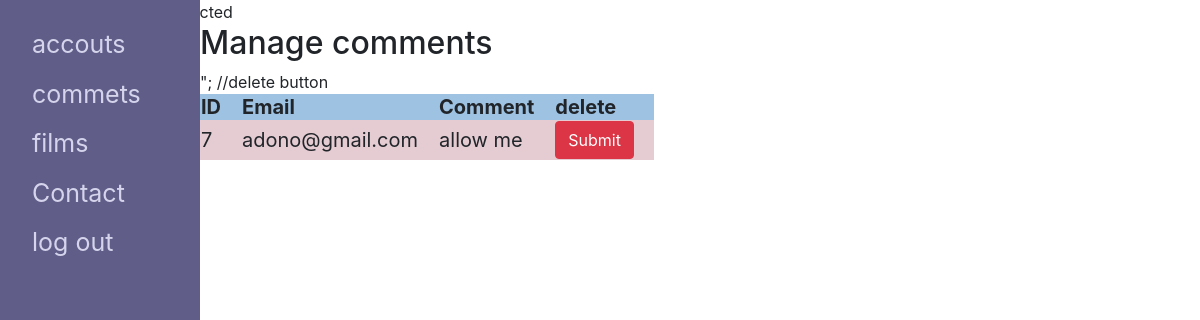
Page /admin/comments.php on the committed database.
### tables this page shows
CREATE TABLE `comments` (
  `id` int(11) NOT NULL,
  `name` varchar(255) NOT NULL,
  `email` varchar(255) NOT NULL,
  `comment` mediumtext NOT NULL,
  `allow` varchar(5) DEFAULT NULL
);

### admin/comments.php (the view, shortened to what this page needs)
 <?php
include'conn.php'
   ?>
<!DOCTYPE html>
<html>
<head>
 <link rel="stylesheet" href="https://maxcdn.bootstrapcdn.com/bootstrap/4.5.2/css/bootstrap.min.css">
 <link rel="stylesheet" href="https://maxcdn.bootstrapcdn.com/bootstrap/4.5.2/css/bootstrap.min.css">
<link rel="stylesheet" href="style.css">
</head>
<body>
<div class="sidenav">
  <a href="main.php">accouts</a>
  <a href="#">commets</a>
  <a href="#">films</a>
  <a href="#">Contact</a>
   <a href="index.php">log out</a>
</div>
<div class="main">
  <h2>Manage comments</h2>
  <?php
$sql ="SELECT id,email,comment,allow FROM comments";
$result = $conn->query($sql);
if($result->num_rows >0){
echo "<table> <tr><th>ID</th><th>Email</th><th>Comment</th> <th>delete</th></tr>";
while($row = $result->fetch_assoc()){
?>
    <td><?php echo $row['id']; ?></td>
    <td><?php echo $row['email']; ?></td>
    <td><?php echo $row['comment']; ?></td>
    <form action ="delete.php" method= "POST" >
<td> <input type="submit" name="delete" class="btn btn-danger" ></td> ";
<?php
}
}
?>
</div>
</body>
</html>

### admin/style.css (style rules this page uses)
.sidenav { height: 100%; width: 200px; position: fixed; z-index: 1; top: 0; left: 0; background-color: #605E88; overflow-x: hidden; padding-top: 20px; }
.sidenav a { padding: 6px 6px 6px 32px; text-decoration: none; font-size: 25px; color:#D5D4EC; display: block; }
.main { margin-left: 200px; }

### admin/comments.php (style rules this page uses)
table, th, td { padding-right: 20px; }
th { font-size: 20; background-color:#9DC2E2; }
td { background-color: #E4CCD2; font-size: 20; }

### rows in the picture
comments: id "7", email "adono@gmail.com", comment "allow me"
